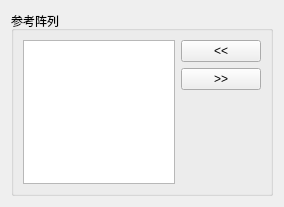
<?xml version="1.0" encoding="UTF-8"?>
<ui version="4.0">
 <class>Form</class>
 <widget class="QWidget" name="Form">
  <property name="geometry">
   <rect>
    <x>0</x>
    <y>0</y>
    <width>284</width>
    <height>207</height>
   </rect>
  </property>
  <property name="windowTitle">
   <string>表单</string>
  </property>
  <layout class="QGridLayout" name="gridLayout">
   <item row="0" column="0">
    <widget class="QGroupBox" name="upvRefArray_groupBox">
     <property name="title">
      <string>参考阵列</string>
     </property>
     <layout class="QGridLayout" name="gridLayout_2">
      <item row="0" column="0">
       <layout class="QHBoxLayout" name="upvRefArray_horizontalLayout">
        <item>
         <layout class="QVBoxLayout" name="upvRefArray_verticalLayout_1">
          <item>
           <widget class="QListWidget" name="refArray_listWidget">
            <property name="dragDropOverwriteMode">
             <bool>true</bool>
            </property>
            <property name="dragDropMode">
             <enum>QAbstractItemView::InternalMove</enum>
            </property>
            <property name="defaultDropAction">
             <enum>Qt::MoveAction</enum>
            </property>
            <property name="alternatingRowColors">
             <bool>true</bool>
            </property>
            <property name="selectionMode">
             <enum>QAbstractItemView::ExtendedSelection</enum>
            </property>
            <property name="selectionRectVisible">
             <bool>false</bool>
            </property>
           </widget>
          </item>
         </layout>
        </item>
        <item>
         <layout class="QVBoxLayout" name="upvRefArray_verticalLayout_2">
          <item>
           <widget class="QPushButton" name="refArrayAdd_pushButton">
            <property name="text">
             <string>&lt;&lt;</string>
            </property>
           </widget>
          </item>
          <item>
           <widget class="QPushButton" name="refArrayRemove_pushButton">
            <property name="text">
             <string>&gt;&gt;</string>
            </property>
           </widget>
          </item>
          <item>
           <spacer name="upvRefArray_verticalSpacer">
            <property name="orientation">
             <enum>Qt::Vertical</enum>
            </property>
            <property name="sizeHint" stdset="0">
             <size>
              <width>20</width>
              <height>40</height>
             </size>
            </property>
           </spacer>
          </item>
         </layout>
        </item>
       </layout>
      </item>
     </layout>
    </widget>
   </item>
  </layout>
 </widget>
 <resources/>
 <connections/>
</ui>
